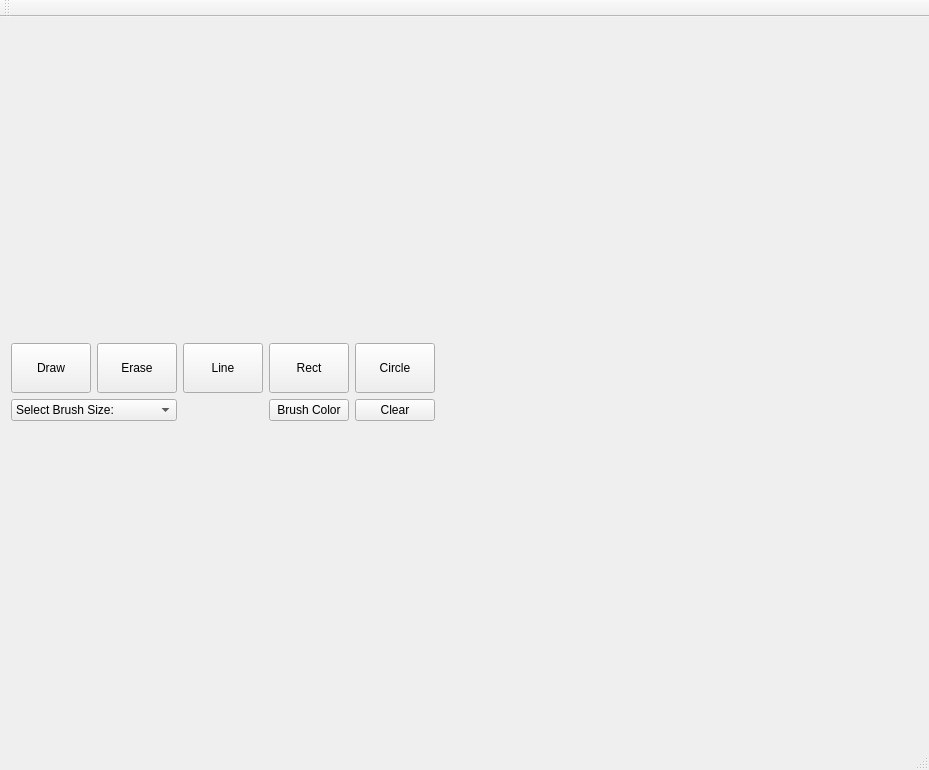
<?xml version="1.0" encoding="UTF-8"?>
<ui version="4.0">
 <class>MainWindow</class>
 <widget class="QMainWindow" name="MainWindow">
  <property name="geometry">
   <rect>
    <x>0</x>
    <y>0</y>
    <width>929</width>
    <height>770</height>
   </rect>
  </property>
  <property name="windowTitle">
   <string>MainWindow</string>
  </property>
  <widget class="QWidget" name="centralWidget">
   <layout class="QGridLayout" name="gridLayout_3">
    <item row="0" column="0">
     <layout class="QGridLayout" name="ButtonGrid">
      <item row="1" column="0" colspan="2">
       <widget class="QComboBox" name="BrushSizeComboBox">
        <item>
         <property name="text">
          <string>Select Brush Size:</string>
         </property>
        </item>
        <item>
         <property name="text">
          <string>1</string>
         </property>
        </item>
        <item>
         <property name="text">
          <string>2</string>
         </property>
        </item>
        <item>
         <property name="text">
          <string>3</string>
         </property>
        </item>
        <item>
         <property name="text">
          <string>4</string>
         </property>
        </item>
        <item>
         <property name="text">
          <string>5</string>
         </property>
        </item>
       </widget>
      </item>
      <item row="0" column="2">
       <widget class="QPushButton" name="LineButton">
        <property name="sizePolicy">
         <sizepolicy hsizetype="Minimum" vsizetype="Preferred">
          <horstretch>0</horstretch>
          <verstretch>0</verstretch>
         </sizepolicy>
        </property>
        <property name="minimumSize">
         <size>
          <width>50</width>
          <height>50</height>
         </size>
        </property>
        <property name="text">
         <string>Line</string>
        </property>
       </widget>
      </item>
      <item row="0" column="3">
       <widget class="QPushButton" name="RectangleButton">
        <property name="sizePolicy">
         <sizepolicy hsizetype="Minimum" vsizetype="Preferred">
          <horstretch>0</horstretch>
          <verstretch>0</verstretch>
         </sizepolicy>
        </property>
        <property name="minimumSize">
         <size>
          <width>50</width>
          <height>50</height>
         </size>
        </property>
        <property name="text">
         <string>Rect</string>
        </property>
       </widget>
      </item>
      <item row="1" column="3">
       <widget class="QPushButton" name="ColorSelectionButton">
        <property name="text">
         <string>Brush Color</string>
        </property>
       </widget>
      </item>
      <item row="0" column="5">
       <spacer name="horizontalSpacer">
        <property name="orientation">
         <enum>Qt::Horizontal</enum>
        </property>
        <property name="sizeHint" stdset="0">
         <size>
          <width>40</width>
          <height>20</height>
         </size>
        </property>
       </spacer>
      </item>
      <item row="0" column="0">
       <widget class="QPushButton" name="DrawButton">
        <property name="sizePolicy">
         <sizepolicy hsizetype="Minimum" vsizetype="Fixed">
          <horstretch>0</horstretch>
          <verstretch>0</verstretch>
         </sizepolicy>
        </property>
        <property name="minimumSize">
         <size>
          <width>50</width>
          <height>50</height>
         </size>
        </property>
        <property name="text">
         <string>Draw</string>
        </property>
       </widget>
      </item>
      <item row="1" column="5">
       <spacer name="horizontalSpacer_2">
        <property name="orientation">
         <enum>Qt::Horizontal</enum>
        </property>
        <property name="sizeHint" stdset="0">
         <size>
          <width>40</width>
          <height>20</height>
         </size>
        </property>
       </spacer>
      </item>
      <item row="0" column="1">
       <widget class="QPushButton" name="EraseButton">
        <property name="sizePolicy">
         <sizepolicy hsizetype="Minimum" vsizetype="Preferred">
          <horstretch>0</horstretch>
          <verstretch>0</verstretch>
         </sizepolicy>
        </property>
        <property name="minimumSize">
         <size>
          <width>50</width>
          <height>50</height>
         </size>
        </property>
        <property name="text">
         <string>Erase</string>
        </property>
       </widget>
      </item>
      <item row="1" column="4">
       <widget class="QPushButton" name="clearButton">
        <property name="text">
         <string>Clear</string>
        </property>
       </widget>
      </item>
      <item row="0" column="4">
       <widget class="QPushButton" name="CircleButton">
        <property name="sizePolicy">
         <sizepolicy hsizetype="Minimum" vsizetype="Preferred">
          <horstretch>0</horstretch>
          <verstretch>0</verstretch>
         </sizepolicy>
        </property>
        <property name="minimumSize">
         <size>
          <width>50</width>
          <height>50</height>
         </size>
        </property>
        <property name="text">
         <string>Circle</string>
        </property>
       </widget>
      </item>
     </layout>
    </item>
    <item row="2" column="0">
     <layout class="QGridLayout" name="CanvasGrid"/>
    </item>
   </layout>
  </widget>
  <widget class="QMenuBar" name="menuBar">
   <property name="geometry">
    <rect>
     <x>0</x>
     <y>0</y>
     <width>929</width>
     <height>26</height>
    </rect>
   </property>
  </widget>
  <widget class="QToolBar" name="mainToolBar">
   <attribute name="toolBarArea">
    <enum>TopToolBarArea</enum>
   </attribute>
   <attribute name="toolBarBreak">
    <bool>false</bool>
   </attribute>
  </widget>
  <widget class="QStatusBar" name="statusBar"/>
 </widget>
 <layoutdefault spacing="6" margin="11"/>
 <resources/>
 <connections/>
</ui>
